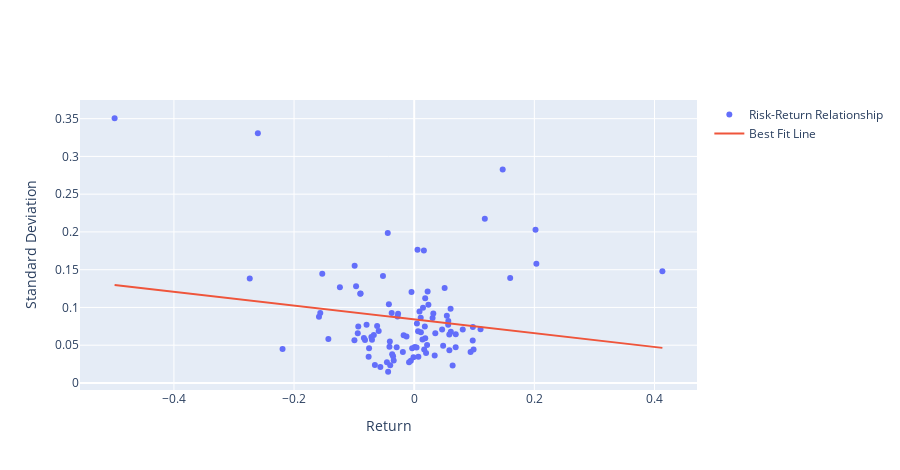

Notebook code for this chart:
### Code cell
fig=go.Figure()
fig.add_trace(go.Scatter(name='Risk-Return Relationship',
x=portfolio[:,0],
y=portfolio[:,1], mode='markers'))
fig.add_trace(go.Scatter(name='Best Fit Line',
x=portfolio[:,0],
y=best_fit, mode='lines'))
fig.update_layout(xaxis_title='Return',
yaxis_title='Standard Deviation',
width=900, height=470)
fig.show()
